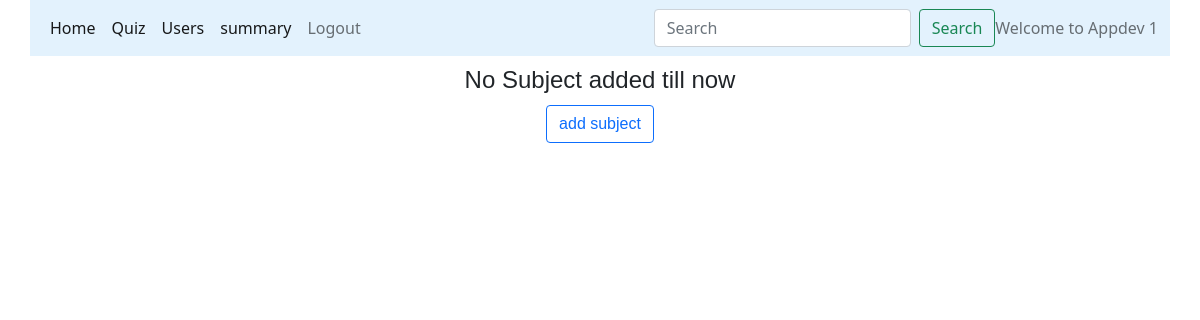
The app's page /admin_dashboard/Appdev 1, older data.
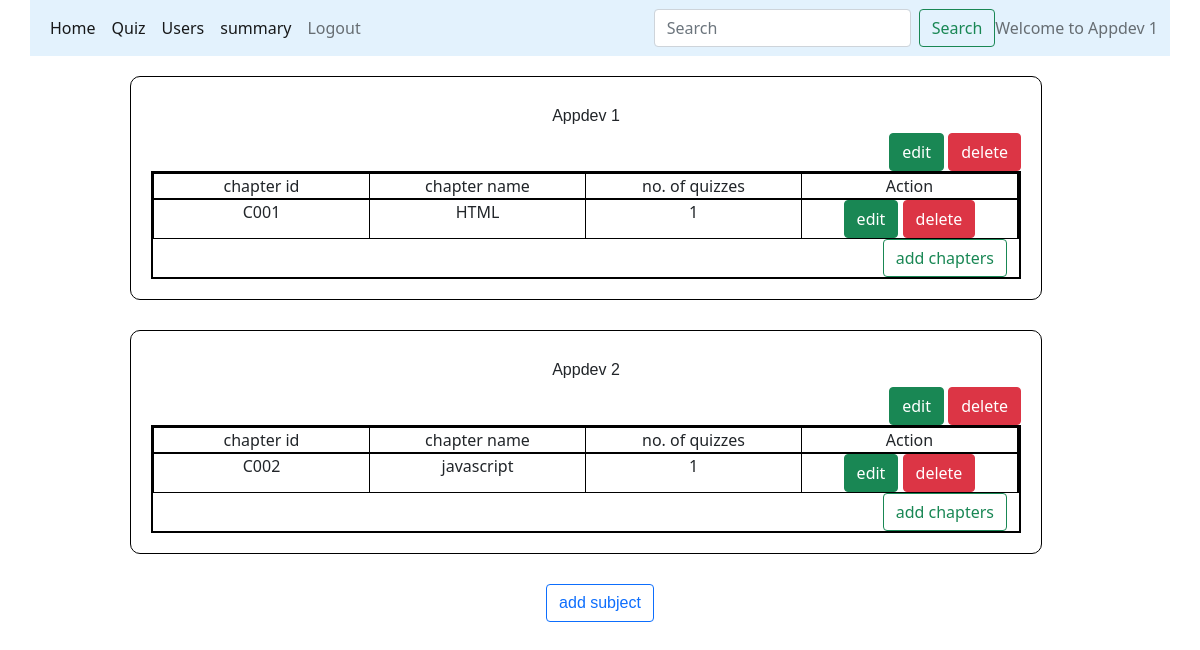
The same page, newer data.
### models/database.py (models this page shows)
class Subjects(db.Model):
    __tablename__="Subjects"
    id=db.Column(db.Integer, primary_key=True, autoincrement=True, unique=True)
    name=db.Column(db.String(100), nullable=False)
    description=db.Column(db.String(100), nullable=False)
    chapter=db.relationship("Chapters", backref='Subjects', cascade="all, delete-orphan")

class Chapters(db.Model):
    __tablename__="Chapters"
    id=db.Column(db.Integer, primary_key=True, autoincrement=True,unique=True)
    name=db.Column(db.String(100), nullable=False)
    description=db.Column(db.String(100), nullable=False)
    subject_id=db.Column(db.Integer, db.ForeignKey("Subjects.id", ondelete="CASCADE"), nullable=False)
    quiz=db.relationship('Quizzes', backref="Chapters", cascade="all, delete-orphan")

### controllers/main.py (the view)
@app.route("/admin_dashboard/<name>")
def admin_dashboard(name):
    subjects=Subjects.query.all()
    return render_template("admin_dashboard.html", name=name, subjects=subjects)

### templates/admin_dashboard.html
{%extends "admin_layout.html"%}
{%block content%}
            {%if subjects%}
            <div>
              {%for subject in subjects%}
              <div class="small_form">
                <div style="text-align: right;">
                  <h4 class="center">{{subject.name}}</h4>
                  <a class="btn btn-success" href="/subject/{{subject.id}}/{{name}}" role="button">edit</a>
                  <a class="btn btn-danger" href="/subject/{{subject.id}}/{{name}}/delete" role="button">delete</a>
                </div>
                <div class="container text-center">
                  <div class="row">
                    <div class="col">
                      chapter id
                    </div>
                    <div class="col">
                      chapter name
                    </div>
                    <div class="col">
                     no. of quizzes
                    </div>
                    <div class="col">
                      Action
                    </div>
                  </div>
                  {%if subject.chapter%}
                  {%for chapter in subject.chapter%}
                  <div class="row">
                    <div class="col">
                      C00{{chapter.id}}
                    </div>
                    <div class="col">
                    {{chapter.name}}
                    </div>
                    <div class="col">
                      {{chapter.quiz | length}}
                    </div>
                    <div class="col">
                      <a class="btn btn-success" href="/edit/{{subject.id}}/{{chapter.id}}/{{name}}" role="button">edit</a>
                      <a class="btn btn-danger" href="/chapter/{{chapter.id}}/{{name}}/delete" role="button">delete</a>
                    </div>
                  </div>
                  {%endfor%}
                  {%else%}
                  <div class="center">
                    <h5>no chapter added yet</h5>
                  </div>
                  {%endif%}
                  <div style="text-align: right;">
                    <a class="btn btn-outline-success" href="/new_chapter/{{subject.id}}/{{name}}" role="button">add chapters</a>
                  </div>
                </div>
              </div>
              {%endfor%}
              {%else%}
              <div class="center">
                <h4>No Subject added till now</h4>
              </div>
              {%endif%}
              <div class="center">
                <a class="btn btn-outline-primary" href="/new_subject/{{name}}" role="button">add subject</a>
              </div>
            </div>
{%endblock%}

### templates/admin_layout.html (shortened to what this page needs)
<!DOCTYPE html>
<html>
<head>
    <link rel="stylesheet" href="\static\main.css">
    <link href="https://cdn.jsdelivr.net/npm/bootstrap@5.0.2/dist/css/bootstrap.min.css" rel="stylesheet">
</head>
<body>
  <div style="width: 95%; margin-left: 30px;">
    <nav class="navbar navbar-expand-lg navbar-light" style="background-color: #e3f2fd;">
      <div class="container-fluid">
        <div class="collapse navbar-collapse" id="navbarText">
          <ul class="navbar-nav me-auto mb-2 mb-lg-0">
            <li class="nav-item">
              <a class="nav-link active" aria-current="page" href="/admin_dashboard/{{name}}">Home</a>
            </li>
            <li class="nav-item">
              <a class="nav-link active" aria-current="page" href="/quiz_management/{{name}}">Quiz</a>
            </li>
            <li class="nav-item">
              <a class="nav-link active" aria-current="page" href="/users/{{name}}">Users</a>
            </li>
            <li class="nav-item">
              <a class="nav-link active" aria-current="page" href="/admin_summary/{{name}}">summary</a>
            </li>
            <li class="nav-item">
              <a class="nav-link" href="/login">Logout</a>
            </li>
          </ul>
          <form class="d-flex" method="POST" action="/search/{{name}}">
            <input class="form-control me-2" type="search" placeholder="Search" aria-label="Search" name="admin_search" id="admin_search">
            <button class="btn btn-outline-success" type="submit">Search</button>
          </form>
          <span class="navbar-text">
            Welcome to {{name}}
          </span>
        </div>
      </div>
    </nav>
    {%block content%}{%endblock%}
  </div>
</body>
</html>

Row changes from the older to the newer data that the page shows:
added Subjects: name "Appdev 1"
added Chapters: id "1", name "HTML", quiz|length "1", shown under "Appdev 1"
added Subjects: name "Appdev 2"
added Chapters: id "2", name "javascript", quiz|length "1", shown under "Appdev 2"
Text that changed along with them:
{{ name }}: "Appdev 1" → (not shown)
text no longer shown: "No Subject added till now"
